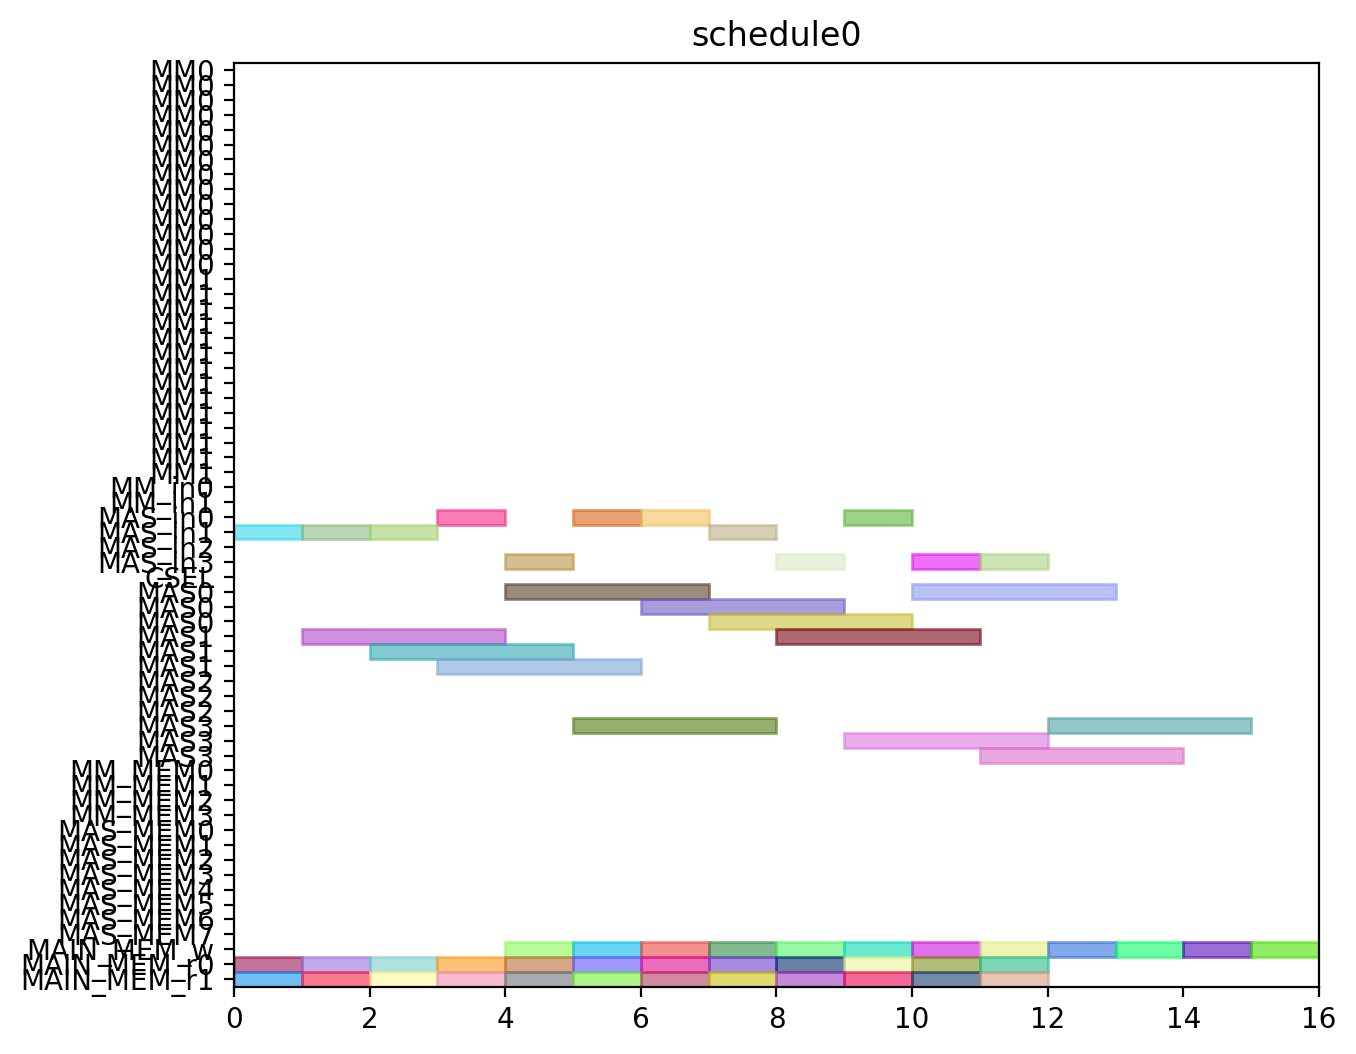

The Python source for this figure:
from pyschedule import Scenario, solvers, plotters, alt


def solve():
	horizon = 120
	S = Scenario("schedule0", horizon=horizon)

	# resource
	MM = S.Resources('MM', num=2, size=14)
	MM_in = S.Resources('MM_in', num=2)
	MAS_in = S.Resources('MAS_in', num=4)
	CSEL = S.Resource('CSEL')
	MAS = S.Resources('MAS', num=4, size=3, periods=range(1, horizon))
	MM_MEM = S.Resources('MM_MEM', num=4)
	MAS_MEM = S.Resources('MAS_MEM', num=8)
	MAIN_MEM_w = S.Resource('MAIN_MEM_w', size=1)
	MAIN_MEM_r = S.Resources('MAIN_MEM_r', num=2)

	# result of previous scheduling

	# new tasks
	c000 = S.Task('c000', length=3, delay_cost=1)
	c000 += alt(MAS)
	c000_in = S.Task('c000_in', length=1, delay_cost=1)
	c000_in += alt(MAS_in)
	S += c000_in*MAS_in[0]<=c000*MAS[0]

	S += c000_in*MAS_in[1]<=c000*MAS[1]

	S += c000_in*MAS_in[2]<=c000*MAS[2]

	S += c000_in*MAS_in[3]<=c000*MAS[3]

	S += 0<c000

	c000_w = S.Task('c000_w', length=1, delay_cost=1)
	c000_w += alt(MAIN_MEM_w)
	S += c000 <= c000_w

	c000_mem0 = S.Task('c000_mem0', length=1, delay_cost=1)
	c000_mem0 += MAIN_MEM_r[0]
	S += c000_mem0 <= c000

	c000_mem1 = S.Task('c000_mem1', length=1, delay_cost=1)
	c000_mem1 += MAIN_MEM_r[1]
	S += c000_mem1 <= c000

	c001 = S.Task('c001', length=3, delay_cost=1)
	c001 += alt(MAS)
	c001_in = S.Task('c001_in', length=1, delay_cost=1)
	c001_in += alt(MAS_in)
	S += c001_in*MAS_in[0]<=c001*MAS[0]

	S += c001_in*MAS_in[1]<=c001*MAS[1]

	S += c001_in*MAS_in[2]<=c001*MAS[2]

	S += c001_in*MAS_in[3]<=c001*MAS[3]

	S += 0<c001

	c001_w = S.Task('c001_w', length=1, delay_cost=1)
	c001_w += alt(MAIN_MEM_w)
	S += c001 <= c001_w

	c001_mem0 = S.Task('c001_mem0', length=1, delay_cost=1)
	c001_mem0 += MAIN_MEM_r[0]
	S += c001_mem0 <= c001

	c001_mem1 = S.Task('c001_mem1', length=1, delay_cost=1)
	c001_mem1 += MAIN_MEM_r[1]
	S += c001_mem1 <= c001

	c010 = S.Task('c010', length=3, delay_cost=1)
	c010 += alt(MAS)
	c010_in = S.Task('c010_in', length=1, delay_cost=1)
	c010_in += alt(MAS_in)
	S += c010_in*MAS_in[0]<=c010*MAS[0]

	S += c010_in*MAS_in[1]<=c010*MAS[1]

	S += c010_in*MAS_in[2]<=c010*MAS[2]

	S += c010_in*MAS_in[3]<=c010*MAS[3]

	S += 0<c010

	c010_w = S.Task('c010_w', length=1, delay_cost=1)
	c010_w += alt(MAIN_MEM_w)
	S += c010 <= c010_w

	c010_mem0 = S.Task('c010_mem0', length=1, delay_cost=1)
	c010_mem0 += MAIN_MEM_r[0]
	S += c010_mem0 <= c010

	c010_mem1 = S.Task('c010_mem1', length=1, delay_cost=1)
	c010_mem1 += MAIN_MEM_r[1]
	S += c010_mem1 <= c010

	c011 = S.Task('c011', length=3, delay_cost=1)
	c011 += alt(MAS)
	c011_in = S.Task('c011_in', length=1, delay_cost=1)
	c011_in += alt(MAS_in)
	S += c011_in*MAS_in[0]<=c011*MAS[0]

	S += c011_in*MAS_in[1]<=c011*MAS[1]

	S += c011_in*MAS_in[2]<=c011*MAS[2]

	S += c011_in*MAS_in[3]<=c011*MAS[3]

	S += 0<c011

	c011_w = S.Task('c011_w', length=1, delay_cost=1)
	c011_w += alt(MAIN_MEM_w)
	S += c011 <= c011_w

	c011_mem0 = S.Task('c011_mem0', length=1, delay_cost=1)
	c011_mem0 += MAIN_MEM_r[0]
	S += c011_mem0 <= c011

	c011_mem1 = S.Task('c011_mem1', length=1, delay_cost=1)
	c011_mem1 += MAIN_MEM_r[1]
	S += c011_mem1 <= c011

	c100 = S.Task('c100', length=3, delay_cost=1)
	c100 += alt(MAS)
	c100_in = S.Task('c100_in', length=1, delay_cost=1)
	c100_in += alt(MAS_in)
	S += c100_in*MAS_in[0]<=c100*MAS[0]

	S += c100_in*MAS_in[1]<=c100*MAS[1]

	S += c100_in*MAS_in[2]<=c100*MAS[2]

	S += c100_in*MAS_in[3]<=c100*MAS[3]

	S += 0<c100

	c100_w = S.Task('c100_w', length=1, delay_cost=1)
	c100_w += alt(MAIN_MEM_w)
	S += c100 <= c100_w

	c100_mem0 = S.Task('c100_mem0', length=1, delay_cost=1)
	c100_mem0 += MAIN_MEM_r[0]
	S += c100_mem0 <= c100

	c100_mem1 = S.Task('c100_mem1', length=1, delay_cost=1)
	c100_mem1 += MAIN_MEM_r[1]
	S += c100_mem1 <= c100

	c101 = S.Task('c101', length=3, delay_cost=1)
	c101 += alt(MAS)
	c101_in = S.Task('c101_in', length=1, delay_cost=1)
	c101_in += alt(MAS_in)
	S += c101_in*MAS_in[0]<=c101*MAS[0]

	S += c101_in*MAS_in[1]<=c101*MAS[1]

	S += c101_in*MAS_in[2]<=c101*MAS[2]

	S += c101_in*MAS_in[3]<=c101*MAS[3]

	S += 0<c101

	c101_w = S.Task('c101_w', length=1, delay_cost=1)
	c101_w += alt(MAIN_MEM_w)
	S += c101 <= c101_w

	c101_mem0 = S.Task('c101_mem0', length=1, delay_cost=1)
	c101_mem0 += MAIN_MEM_r[0]
	S += c101_mem0 <= c101

	c101_mem1 = S.Task('c101_mem1', length=1, delay_cost=1)
	c101_mem1 += MAIN_MEM_r[1]
	S += c101_mem1 <= c101

	c110 = S.Task('c110', length=3, delay_cost=1)
	c110 += alt(MAS)
	c110_in = S.Task('c110_in', length=1, delay_cost=1)
	c110_in += alt(MAS_in)
	S += c110_in*MAS_in[0]<=c110*MAS[0]

	S += c110_in*MAS_in[1]<=c110*MAS[1]

	S += c110_in*MAS_in[2]<=c110*MAS[2]

	S += c110_in*MAS_in[3]<=c110*MAS[3]

	S += 0<c110

	c110_w = S.Task('c110_w', length=1, delay_cost=1)
	c110_w += alt(MAIN_MEM_w)
	S += c110 <= c110_w

	c110_mem0 = S.Task('c110_mem0', length=1, delay_cost=1)
	c110_mem0 += MAIN_MEM_r[0]
	S += c110_mem0 <= c110

	c110_mem1 = S.Task('c110_mem1', length=1, delay_cost=1)
	c110_mem1 += MAIN_MEM_r[1]
	S += c110_mem1 <= c110

	c111 = S.Task('c111', length=3, delay_cost=1)
	c111 += alt(MAS)
	c111_in = S.Task('c111_in', length=1, delay_cost=1)
	c111_in += alt(MAS_in)
	S += c111_in*MAS_in[0]<=c111*MAS[0]

	S += c111_in*MAS_in[1]<=c111*MAS[1]

	S += c111_in*MAS_in[2]<=c111*MAS[2]

	S += c111_in*MAS_in[3]<=c111*MAS[3]

	S += 0<c111

	c111_w = S.Task('c111_w', length=1, delay_cost=1)
	c111_w += alt(MAIN_MEM_w)
	S += c111 <= c111_w

	c111_mem0 = S.Task('c111_mem0', length=1, delay_cost=1)
	c111_mem0 += MAIN_MEM_r[0]
	S += c111_mem0 <= c111

	c111_mem1 = S.Task('c111_mem1', length=1, delay_cost=1)
	c111_mem1 += MAIN_MEM_r[1]
	S += c111_mem1 <= c111

	c200 = S.Task('c200', length=3, delay_cost=1)
	c200 += alt(MAS)
	c200_in = S.Task('c200_in', length=1, delay_cost=1)
	c200_in += alt(MAS_in)
	S += c200_in*MAS_in[0]<=c200*MAS[0]

	S += c200_in*MAS_in[1]<=c200*MAS[1]

	S += c200_in*MAS_in[2]<=c200*MAS[2]

	S += c200_in*MAS_in[3]<=c200*MAS[3]

	S += 0<c200

	c200_w = S.Task('c200_w', length=1, delay_cost=1)
	c200_w += alt(MAIN_MEM_w)
	S += c200 <= c200_w

	c200_mem0 = S.Task('c200_mem0', length=1, delay_cost=1)
	c200_mem0 += MAIN_MEM_r[0]
	S += c200_mem0 <= c200

	c200_mem1 = S.Task('c200_mem1', length=1, delay_cost=1)
	c200_mem1 += MAIN_MEM_r[1]
	S += c200_mem1 <= c200

	c201 = S.Task('c201', length=3, delay_cost=1)
	c201 += alt(MAS)
	c201_in = S.Task('c201_in', length=1, delay_cost=1)
	c201_in += alt(MAS_in)
	S += c201_in*MAS_in[0]<=c201*MAS[0]

	S += c201_in*MAS_in[1]<=c201*MAS[1]

	S += c201_in*MAS_in[2]<=c201*MAS[2]

	S += c201_in*MAS_in[3]<=c201*MAS[3]

	S += 0<c201

	c201_w = S.Task('c201_w', length=1, delay_cost=1)
	c201_w += alt(MAIN_MEM_w)
	S += c201 <= c201_w

	c201_mem0 = S.Task('c201_mem0', length=1, delay_cost=1)
	c201_mem0 += MAIN_MEM_r[0]
	S += c201_mem0 <= c201

	c201_mem1 = S.Task('c201_mem1', length=1, delay_cost=1)
	c201_mem1 += MAIN_MEM_r[1]
	S += c201_mem1 <= c201

	c210 = S.Task('c210', length=3, delay_cost=1)
	c210 += alt(MAS)
	c210_in = S.Task('c210_in', length=1, delay_cost=1)
	c210_in += alt(MAS_in)
	S += c210_in*MAS_in[0]<=c210*MAS[0]

	S += c210_in*MAS_in[1]<=c210*MAS[1]

	S += c210_in*MAS_in[2]<=c210*MAS[2]

	S += c210_in*MAS_in[3]<=c210*MAS[3]

	S += 0<c210

	c210_w = S.Task('c210_w', length=1, delay_cost=1)
	c210_w += alt(MAIN_MEM_w)
	S += c210 <= c210_w

	c210_mem0 = S.Task('c210_mem0', length=1, delay_cost=1)
	c210_mem0 += MAIN_MEM_r[0]
	S += c210_mem0 <= c210

	c210_mem1 = S.Task('c210_mem1', length=1, delay_cost=1)
	c210_mem1 += MAIN_MEM_r[1]
	S += c210_mem1 <= c210

	c211 = S.Task('c211', length=3, delay_cost=1)
	c211 += alt(MAS)
	c211_in = S.Task('c211_in', length=1, delay_cost=1)
	c211_in += alt(MAS_in)
	S += c211_in*MAS_in[0]<=c211*MAS[0]

	S += c211_in*MAS_in[1]<=c211*MAS[1]

	S += c211_in*MAS_in[2]<=c211*MAS[2]

	S += c211_in*MAS_in[3]<=c211*MAS[3]

	S += 0<c211

	c211_w = S.Task('c211_w', length=1, delay_cost=1)
	c211_w += alt(MAIN_MEM_w)
	S += c211 <= c211_w

	c211_mem0 = S.Task('c211_mem0', length=1, delay_cost=1)
	c211_mem0 += MAIN_MEM_r[0]
	S += c211_mem0 <= c211

	c211_mem1 = S.Task('c211_mem1', length=1, delay_cost=1)
	c211_mem1 += MAIN_MEM_r[1]
	S += c211_mem1 <= c211

	solvers.mip.solve(S,msg=1,kind='CPLEX',ratio_gap=1.01)

	solution = [['hoge']*len(S.solution()[1]) for i in range(len(S.solution()))]
	for i in range(len(S.solution())):
		for j in range(len(S.solution()[i])):
			solution[i][j]=str(S.solution()[i][j])
	print(solution)

	cycles = int(solution[-1][3])

	pic_file_name = "/mnt/rose/usr1/fukuda/ABE/multiRAM_multiMAS_16mux/scheduling_result/stage14MM2_stage3MAS4/CONJ/schedule0.png"
	if(S.solution() != []):
		plotters.matplotlib.plot(S,img_filename=pic_file_name, show_task_labels=False, fig_size=(cycles*0.25+3, 6))

	return solution
